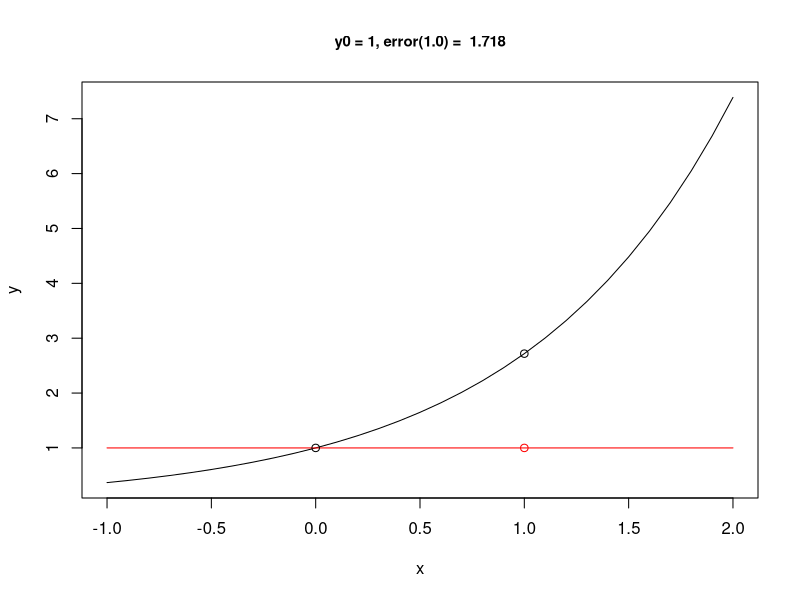
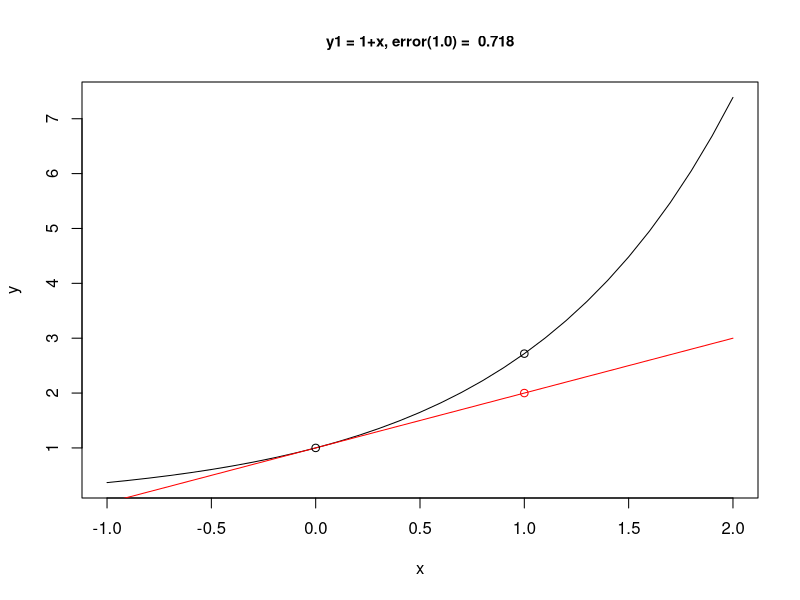
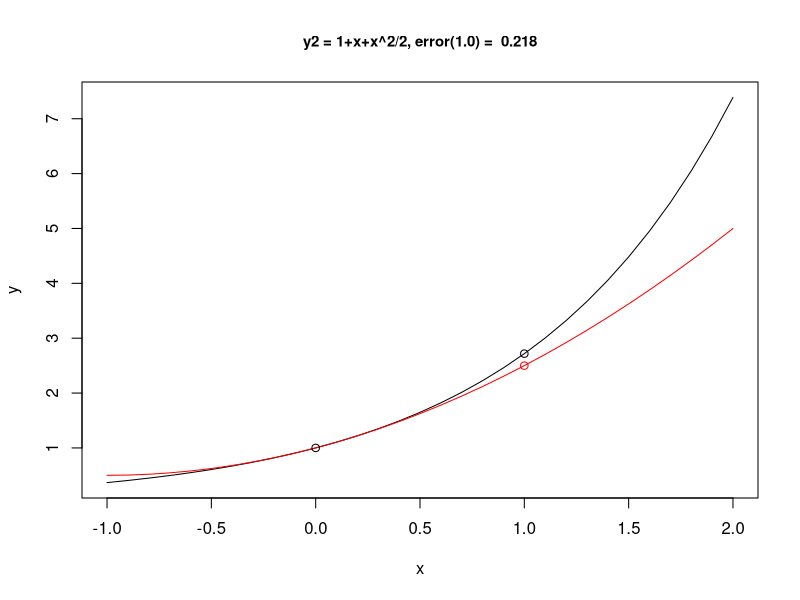
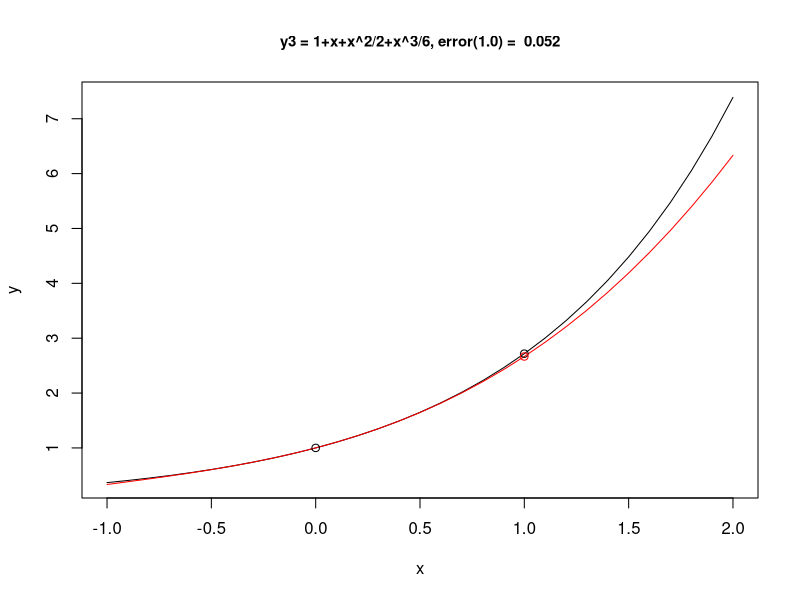
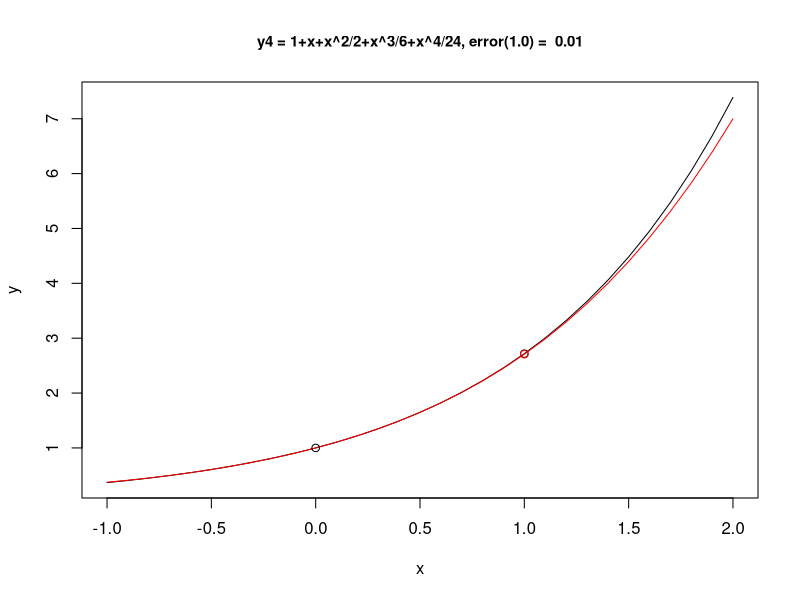
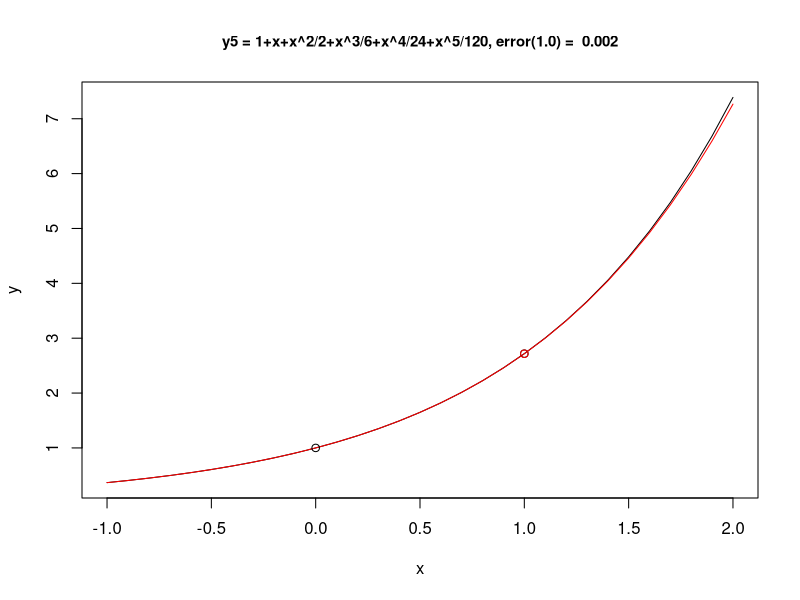

The R script that drew these images, in order:
x <- seq(-1,2,.1)
y <- exp(x)

xred <- 1

y0 <- rep(xred,length(x))
err0 <- exp(xred) - 1

plot(x,y, type="l", 
     main = paste("y0 = 1,", 
                  "error(1.0) = ", round(err0,3)),
     cex.main = 0.9)
lines(x, y0, col="red")
points(c(0,1), exp(c(0,1)))
points(xred, 1, col="red")

y1 <- 1 + x
err1 <- exp(1) - (1 + 1)

plot(x,y, type="l", 
     main = paste("y1 = 1+x,", 
                  "error(1.0) = ", round(err1,3)),
     cex.main = 0.9)
lines(x, y1, col="red")
points(c(0,1), exp(c(0,1)))
points(xred, 1 + xred, col="red")

y2 <- 1 + x + x^2/2
err2 <- exp(1) - (1 + 1 + 1/2)

plot(x,y, type="l", 
     main = paste("y2 = 1+x+x^2/2,", 
                  "error(1.0) = ", round(err2,3)),
     cex.main = 0.9)
lines(x, y2, col="red")
points(c(0,1), exp(c(0,1)))
points(xred, 1 + xred + xred^2/2, col="red")

y3 <- 1 + x + x^2/2 + x^3/6
err3 <- exp(1) - (1 + 1 + 1/2 + 1/6)

plot(x,y, type="l", 
     main = paste("y3 = 1+x+x^2/2+x^3/6,", 
                  "error(1.0) = ", round(err3,3)),
     cex.main = 0.9)
lines(x, y3, col="red")
points(c(0,1), exp(c(0,1)))
points(xred, 1 + xred + xred^2/2 + xred^3/6, col="red")

y4 <- 1 + x + x^2/2 + x^3/6 + x^4/24
err4 <- exp(1) - (1 + 1 + 1/2 + 1/6 + 1/24)

plot(x,y, type="l", 
     main = paste("y4 = 1+x+x^2/2+x^3/6+x^4/24,", 
                  "error(1.0) = ", round(err4,3)),
     cex.main = 0.9)
lines(x, y4, col="red")
points(c(0,1), exp(c(0,1)))
points(xred, 1 + xred + xred^2/2 + xred^3/6 + xred^4/24, col="red")

y5 <- 1 + x + x^2/2 + x^3/6 + x^4/24 + x^5/120
err5 <- exp(1) - (1 + 1 + 1/2 + 1/6 + 1/24 + 1/120)

plot(x,y, type="l", 
     main = paste("y5 = 1+x+x^2/2+x^3/6+x^4/24+x^5/120,", 
                  "error(1.0) = ", round(err5,3)),
     cex.main = 0.9)
lines(x, y5, col="red")
points(c(0,1), exp(c(0,1)))
points(xred, 1 + xred + xred^2/2 + xred^3/6 + xred^4/24 + xred^5/120, col="red")

